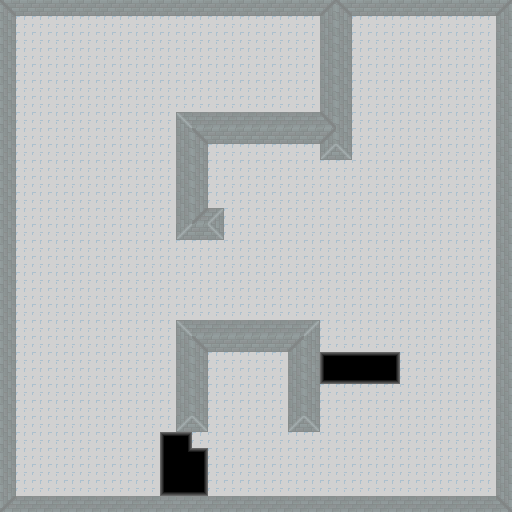

This game map was drawn from its Tiled (.tmx) file and the tilesets committed beside it. A one-line description and the trimmed map source follow:
An orthogonal 32x32 tile map with 16x16 px tiles, 1 tile layer (Tile Layer 1), 2 tilesets and 12 objects (7x anchor, 5x key).

<map version="1.0" orientation="orthogonal" renderorder="right-down" width="32" height="32" tilewidth="16" tileheight="16" nextobjectid="18">
 <tileset firstgid="1" name="white-walls" tilewidth="16" tileheight="16" tilecount="15" columns="5">
  <image source="../white-walls.png" width="80" height="48" />
  <tile id="0">
   <properties>
    <property name="collidable" type="bool" value="true" />
   </properties>
  </tile>
  <tile id="1">
   <properties>
    <property name="collidable" type="bool" value="true" />
   </properties>
  </tile>
  <tile id="2">
   <properties>
    <property name="collidable" type="bool" value="true" />
   </properties>
  </tile>
  <tile id="3">
   <properties>
    <property name="collidable" type="bool" value="true" />
   </properties>
  </tile>
  <tile id="4">
   <properties>
    <property name="collidable" type="bool" value="true" />
   </properties>
  </tile>
  <tile id="5">
   <properties>
    <property name="collidable" type="bool" value="true" />
   </properties>
  </tile>
  <tile id="6">
   <properties>
    <property name="collidable" type="bool" value="false" />
   </properties>
  </tile>
  <tile id="7">
   <properties>
    <property name="collidable" type="bool" value="true" />
   </properties>
  </tile>
  <tile id="8">
   <properties>
    <property name="collidable" type="bool" value="true" />
   </properties>
  </tile>
  <tile id="9">
   <properties>
    <property name="collidable" type="bool" value="true" />
   </properties>
  </tile>
  <tile id="10">
   <properties>
    <property name="collidable" type="bool" value="true" />
   </properties>
  </tile>
  <tile id="11">
   <properties>
    <property name="collidable" type="bool" value="true" />
   </properties>
  </tile>
  <tile id="12">
   <properties>
    <property name="collidable" type="bool" value="true" />
   </properties>
  </tile>
  <tile id="13">
   <properties>
    <property name="collidable" type="bool" value="false" />
   </properties>
  </tile>
  <tile id="14">
   <properties>
    <property name="collidable" type="bool" value="false" />
   </properties>
  </tile>
 </tileset>
 <tileset firstgid="16" name="holes" tilewidth="16" tileheight="16" tilecount="15" columns="5">
  <image source="../the-pits.png" width="80" height="48" />
  <tile id="0">
   <properties>
    <property name="collidable" type="bool" value="true" />
   </properties>
  </tile>
  <tile id="1">
   <properties>
    <property name="collidable" type="bool" value="true" />
   </properties>
  </tile>
  <tile id="2">
   <properties>
    <property name="collidable" type="bool" value="true" />
   </properties>
  </tile>
  <tile id="3">
   <properties>
    <property name="collidable" type="bool" value="true" />
   </properties>
  </tile>
  <tile id="4">
   <properties>
    <property name="collidable" type="bool" value="true" />
   </properties>
  </tile>
  <tile id="5">
   <properties>
    <property name="collidable" type="bool" value="true" />
   </properties>
  </tile>
  <tile id="6">
   <properties>
    <property name="collidable" type="bool" value="true" />
   </properties>
  </tile>
  <tile id="7">
   <properties>
    <property name="collidable" type="bool" value="true" />
   </properties>
  </tile>
  <tile id="8">
   <properties>
    <property name="collidable" type="bool" value="true" />
   </properties>
  </tile>
  <tile id="9">
   <properties>
    <property name="collidable" type="bool" value="true" />
   </properties>
  </tile>
  <tile id="10">
   <properties>
    <property name="collidable" type="bool" value="true" />
   </properties>
  </tile>
  <tile id="11">
   <properties>
    <property name="collidable" type="bool" value="true" />
   </properties>
  </tile>
  <tile id="12">
   <properties>
    <property name="collidable" type="bool" value="true" />
   </properties>
  </tile>
  <tile id="13">
   <properties>
    <property name="collidable" type="bool" value="true" />
   </properties>
  </tile>
  <tile id="14">
   <properties>
    <property name="collidable" type="bool" value="true" />
   </properties>
  </tile>
 </tileset>
 <layer name="Tile Layer 1" width="32" height="32">
  <data>[1024 cells, 1024 non-empty, 23 distinct tile ids]</data>
 </layer>
 <objectgroup name="game_elements">
  <object id="1" type="key" x="360" y="417" width="19" height="19">
   <properties>
    <property name="start" value="mansion" />
    <property name="to" value="mansion" />
   </properties>
  </object>
  <object id="3" type="key" x="360" y="463" width="19" height="19">
   <properties>
    <property name="start" value="lab" />
    <property name="to" value="mansion" />
   </properties>
  </object>
  <object id="6" type="anchor" x="325" y="328" width="194" height="194">
   <properties>
    <property name="start" value="lab" />
   </properties>
   <ellipse />
  </object>
  <object id="9" type="anchor" x="347" y="236" width="192" height="192">
   <properties>
    <property name="start" value="mansion" />
   </properties>
   <ellipse />
  </object>
  <object id="10" type="key" x="407" y="313" width="19" height="19">
   <properties>
    <property name="start" value="mansion" />
    <property name="to" value="volcano" />
   </properties>
  </object>
  <object id="11" type="anchor" x="175" y="119" width="401" height="401">
   <properties>
    <property name="start" value="volcano" />
   </properties>
   <ellipse />
  </object>
  <object id="12" type="anchor" x="416" y="151" width="105" height="105">
   <properties>
    <property name="start" value="mansion" />
   </properties>
   <ellipse />
  </object>
  <object id="13" type="anchor" x="-22" y="-247" width="773" height="773">
   <properties>
    <property name="start" value="mansion" />
   </properties>
   <ellipse />
  </object>
  <object id="14" type="key" x="440" y="42" width="19" height="19">
   <properties>
    <property name="start" value="mansion" />
    <property name="to" value="volcano" />
   </properties>
  </object>
  <object id="15" type="anchor" x="66" y="307" width="192" height="192">
   <properties>
    <property name="start" value="volcano" />
   </properties>
   <ellipse />
  </object>
  <object id="16" type="key" x="225" y="198" width="19" height="19">
   <properties>
    <property name="start" value="mansion" />
    <property name="to" value="gold" />
   </properties>
  </object>
  <object id="17" type="anchor" x="-59" y="112" width="331" height="331">
   <properties>
    <property name="start" value="volcano" />
   </properties>
   <ellipse />
  </object>
 </objectgroup>
</map>
